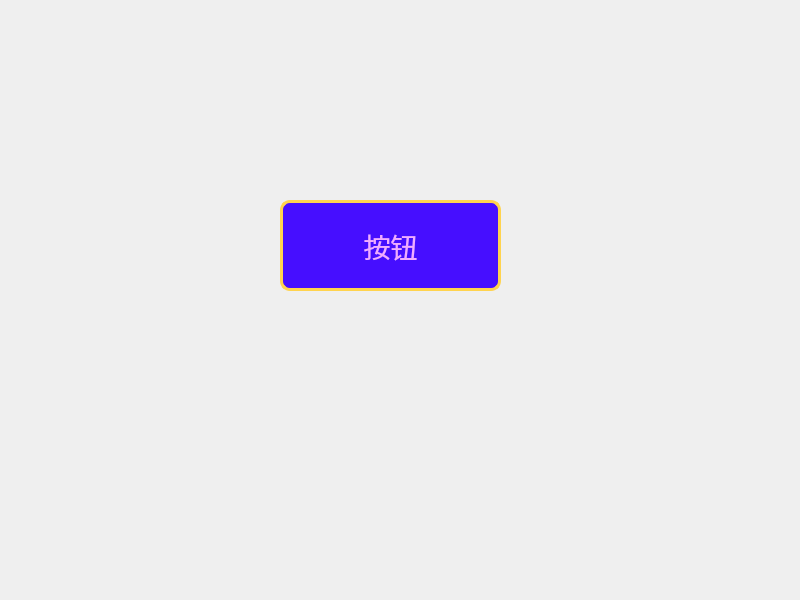
<?xml version="1.0" encoding="UTF-8"?>
<ui version="4.0">
 <class>Widget</class>
 <widget class="QWidget" name="Widget">
  <property name="geometry">
   <rect>
    <x>0</x>
    <y>0</y>
    <width>800</width>
    <height>600</height>
   </rect>
  </property>
  <property name="windowTitle">
   <string>Widget</string>
  </property>
  <widget class="QPushButton" name="pushButton">
   <property name="geometry">
    <rect>
     <x>280</x>
     <y>200</y>
     <width>221</width>
     <height>91</height>
    </rect>
   </property>
   <property name="styleSheet">
    <string notr="true">QPushButton{
    font-size:20pt;
    border:3px solid rgb(255,211,78);
    border-radius:10px;
    background-color:rgb(70, 14, 255);
    color:rgb(241, 172, 255);
    /*关键！加上这一句，关闭系统原生按钮绘制*/
    qproperty-flat:true;
}
QPushButton:pressed{
    background-color:rgb(255, 251, 138);
}
</string>
   </property>
   <property name="text">
    <string>按钮</string>
   </property>
  </widget>
 </widget>
 <resources/>
 <connections/>
</ui>
